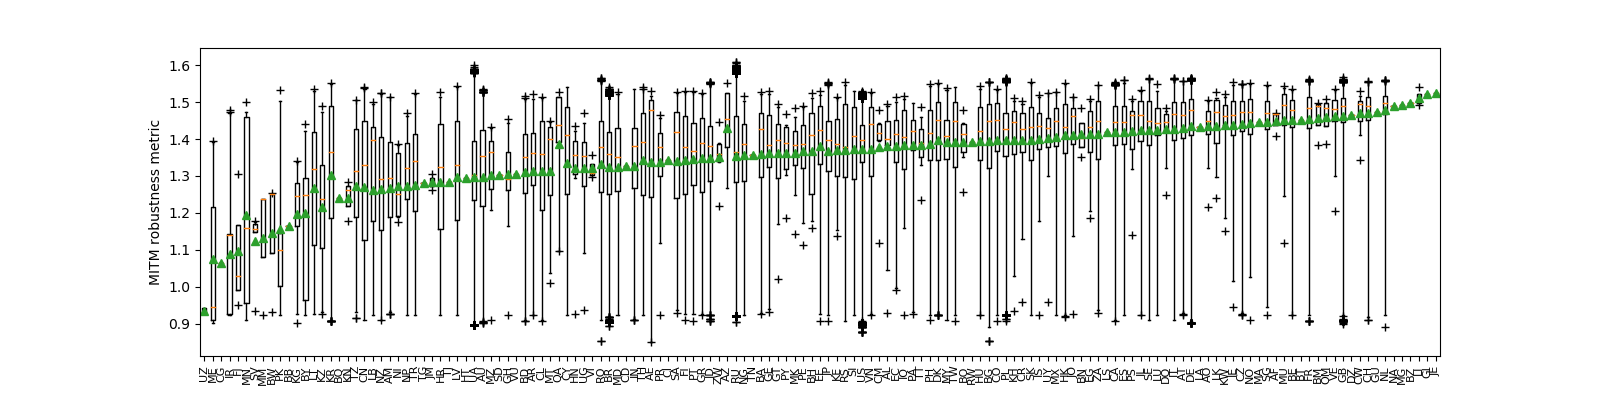

The Python source for this figure:
import matplotlib.pyplot as plt
import matplotlib.ticker as ticker

# sorted increasing average
# use prepare.sh to generate these array
labels = ['UZ','ME','CG','IR','FJ','MN','SV','MM','BW','PK','BB','KG','BY','LT','KZ','KR','BQ','KN','TZ','CN','LB','NZ','AM','NI','NP','TR','TG','JM','HR','TJ','LV','HT','UA','AU','MZ','SD','GH','VU','BD','AR','CL','MT','QA','CY','HN','UG','VI','RO','BR','MD','CD','IN','TH','AE','PR','CI','SA','FI','PT','GR','ID','ZW','AZ','RU','NG','TN','BA','GE','GT','PY','MK','PE','BH','EE','JP','KE','RS','SI','US','VN','CM','AL','EC','IQ','PA','TT','PH','DK','MY','TW','BO','RW','HU','BG','CO','PL','KH','CR','SK','IS','UY','MX','HK','JO','BN','EG','ZA','LS','CA','ES','PS','IL','SE','LU','DO','IT','AT','DE','LA','AO','LK','KW','IE','CZ','NO','MA','SG','AF','MU','BE','BT','FR','BM','OM','VE','GB','DZ','CW','CH','GU','NL','NA','MG','BZ','LI','GI','JE']

def readfile(fn):
    f = []
    with open(fn,'r') as fi:
        reader = fi.readlines()
        for line in reader:
            s = line.split(';')
            m = float(s[2])
            if m > 0.8: #removing some exceptional points
                f.append(m)
    return f

data = []
means = []
for i in range(len(labels)):
    fname = './data/'+labels[i]+'_avg2'
    c = readfile(fname)

    data.append(c)


#fig, axes = plt.subplots(1, 1)
fig, axes = plt.subplots(figsize=(16, 4))

#showing outliers
axes.boxplot(data, labels=labels, showmeans=True, sym='+', whis=[0.1, 99.9])

# plt.ylim([1,2])
axes.set_title('')
axes.set_ylabel('MITM robustness metric')
#top
#axes.xaxis.tick_top()

for labl in axes.get_xticklabels():
    labl.set_rotation(90)
    labl.set_horizontalalignment("center")
    labl.set_fontsize(8)
    labl.set_verticalalignment("top")

#all
fig.savefig('f4_device_view.png')
